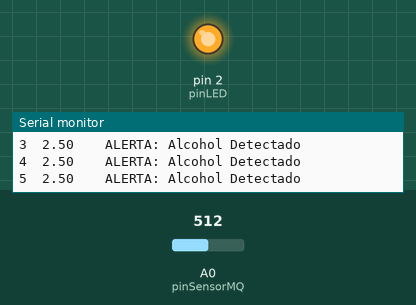
The sketch below on a simulated Arduino Uno, built with avr-gcc and run on an emulated ATmega328P. On the bench: output pins drawn as LEDs (lit = HIGH), the last lines printed to the serial monitor. The inputs (shaded band) are chosen by the test bench; at power-on: A0 (pinSensorMQ) = 512.

Above: at 4.2 s.
4.3 s: A0 (pinSensorMQ) set to 156
7.3 s: A0 (pinSensorMQ) set to 137
At 7.8 s:
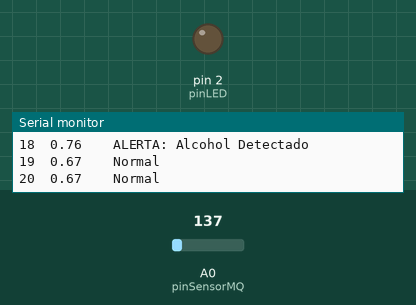
9.2 s: A0 (pinSensorMQ) set to 306
At 10.0 s:
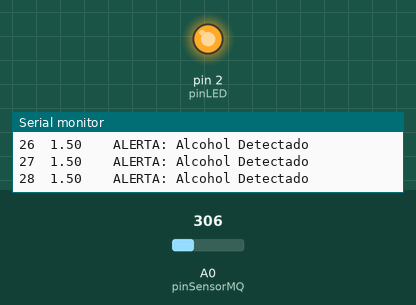
10.7 s: A0 (pinSensorMQ) set to 122
At 11.3 s:
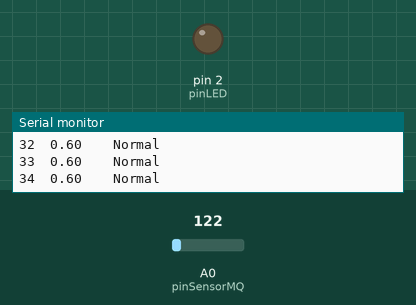
Timing chart, 0 to 13.2 s (numbered marks = the images above; inputs shaded):
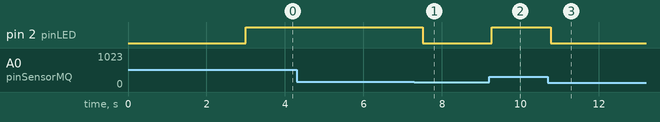

The sketch:

Alcoholimetro.ino
```cpp
/*
 * PROYECTO: Sistema de Adquisición de Datos, Alcoholímetro
 * PARTICIPANTES:

* - Diego Guillermo Guardado Viramontes
* - Axel Perea Pinedo
* - Valeria Carrillo Hernández
 */


const int pinSensorMQ = A0;  // Pin analógico conectado al AO del sensor
const int pinLED = 2;        // Pin digital de LED externo
unsigned long numeroMuestra = 0; // Contador de muestras

// UMBRAL DE DETECCIÓN
// Si el voltaje supera este valor, se asume aliento alcohólico.
const float umbralAlcohol = 0.70;

void setup() {
  Serial.begin(9600);

  // Configurar el pin del LED como salida
  pinMode(pinLED, OUTPUT);

  // Encabezado para el Monitor Serie
  Serial.println("Muestra\tVoltaje(V)\tEstado");
  Serial.println("-------------------------------------");

  // Tiempo de espera para la estabilización inicial del sensor
  delay(3000);
}

void loop() {
  numeroMuestra++;

  // 1. Leer el valor analógico y convertirlo a voltaje
  int valorCrudo = analogRead(pinSensorMQ);
  float voltaje = valorCrudo * (5.0 / 1023.0);

  // 2. Estructura de control para el alcoholímetro
  String estado = "Normal";

  if (voltaje >= umbralAlcohol) {
    digitalWrite(pinLED, HIGH);  // Enciende el LED si detecta alcohol
    estado = "ALERTA: Alcohol Detectado";
  } else {
    digitalWrite(pinLED, LOW);   // Mantiene el LED apagado si el aire está limpio
    estado = "Normal";
  }

  // 3. Imprimir datos en formato de lista
  Serial.print(numeroMuestra);
  Serial.print("\t");
  Serial.print(voltaje, 2);
  Serial.print("\t\t");
  Serial.println(estado);

  // Muestreo cada 250 milisegundos (4 muestras por segundo)
  delay(250);
}
```

Measured:
- the behaviour switches between 144 and 143 on A0 (pinSensorMQ) (found by bisection; images 0 and 1)
- after the input at 7.3 s, pin 2 (pinLED): HIGH → LOW after 0.22 s
- after the input at 9.2 s, pin 2 (pinLED): LOW → HIGH after 0.07 s
- after the input at 10.7 s, pin 2 (pinLED): HIGH → LOW after 0.08 s
